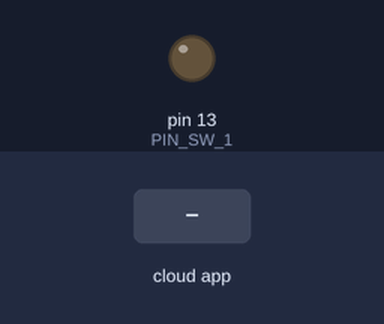
Bench run of a sketch on a simulated Arduino Uno, built with avr-gcc and run on an emulated ATmega328P. Parts: output pins drawn as LEDs (lit = HIGH). The inputs (shaded band) are chosen by the test bench. The RemoteXY app is connected.

Above: at 1.2 s.
1.3 s: the phone or cloud app sets sw_4 to 1
At 2.5 s:
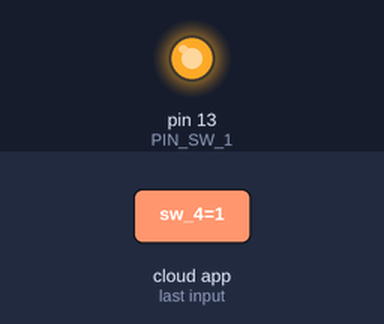
2.8 s: the phone or cloud app sets sw_4 to 0
At 3.2 s:
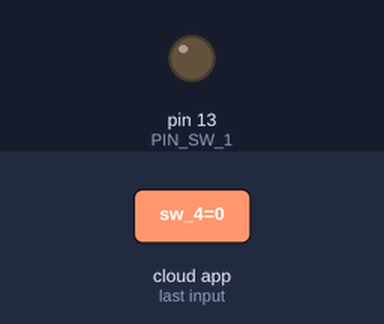
Timing chart, 0 to 5.8 s (numbered marks = the images above; inputs shaded):
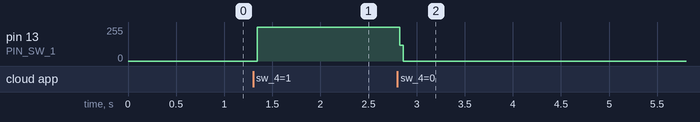

Measured:
- after the input at 1.3 s, pin 13 (PIN_SW_1): 0/255 → 252/255 at once
- after the input at 2.8 s, pin 13 (PIN_SW_1): 252/255 → 0/255 at once

The sketch:

XY_ON-OFF_4CH.ino
```cpp
// (licence header left out)
//////////////////////////////////////////////
//        RemoteXY include library          //
//////////////////////////////////////////////

// RemoteXY select connection mode and include library
#define REMOTEXY_MODE__SOFTSERIAL
#include <SoftwareSerial.h>

#include <RemoteXY.h>

// RemoteXY connection settings
#define REMOTEXY_SERIAL_RX 2
#define REMOTEXY_SERIAL_TX 3
#define REMOTEXY_SERIAL_SPEED 9600


// RemoteXY configurate
#pragma pack(push, 1)
uint8_t RemoteXY_CONF[] =
  { 255,4,0,0,0,91,0,8,13,1,
  2,0,16,18,30,13,2,26,31,31,
  79,78,0,79,70,70,0,2,0,16,
  35,30,13,162,26,31,31,79,78,0,
  79,70,70,0,2,0,16,52,30,13,
  190,26,31,31,79,78,0,79,70,70,
  0,2,0,16,69,30,13,1,26,31,
  31,79,78,0,79,70,70,0,129,0,
  9,6,46,7,205,79,78,47,79,70,
  70,32,52,32,67,72,46,0 };

// this structure defines all the variables of your control interface
struct {

    // input variable
  uint8_t sw_1; // =1 if switch ON and =0 if OFF
  uint8_t sw_2; // =1 if switch ON and =0 if OFF
  uint8_t sw_3; // =1 if switch ON and =0 if OFF
  uint8_t sw_4; // =1 if switch ON and =0 if OFF

    // other variable
  uint8_t connect_flag;  // =1 if wire connected, else =0

} RemoteXY;
#pragma pack(pop)

/////////////////////////////////////////////
//           END RemoteXY include          //
/////////////////////////////////////////////

#define PIN_SW_1 13
#define PIN_SW_2 13
#define PIN_SW_3 13
#define PIN_SW_4 13


void setup()
{
  RemoteXY_Init ();

  pinMode (PIN_SW_1, OUTPUT);
  pinMode (PIN_SW_2, OUTPUT);
  pinMode (PIN_SW_3, OUTPUT);
  pinMode (PIN_SW_4, OUTPUT);

  // TODO you setup code

}

void loop()
{
  RemoteXY_Handler ();

  digitalWrite(PIN_SW_1, (RemoteXY.sw_1==0)?LOW:HIGH);
  digitalWrite(PIN_SW_2, (RemoteXY.sw_2==0)?LOW:HIGH);
  digitalWrite(PIN_SW_3, (RemoteXY.sw_3==0)?LOW:HIGH);
  digitalWrite(PIN_SW_4, (RemoteXY.sw_4==0)?LOW:HIGH);

  // TODO you loop code
  // use the RemoteXY structure for data transfer


}
```
